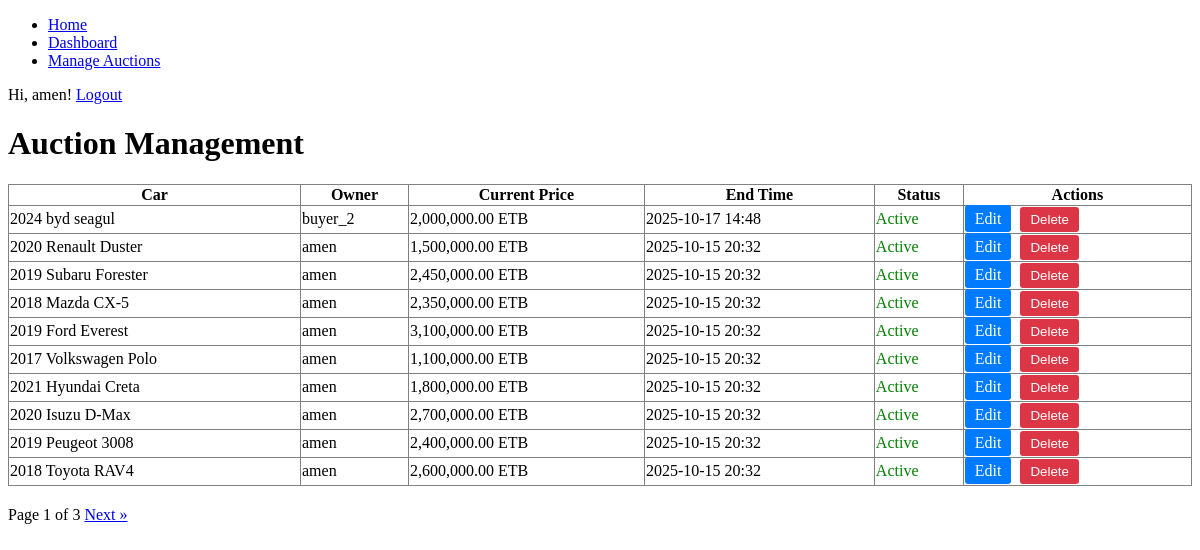
The app's page /auctions/ (signed in), older data.
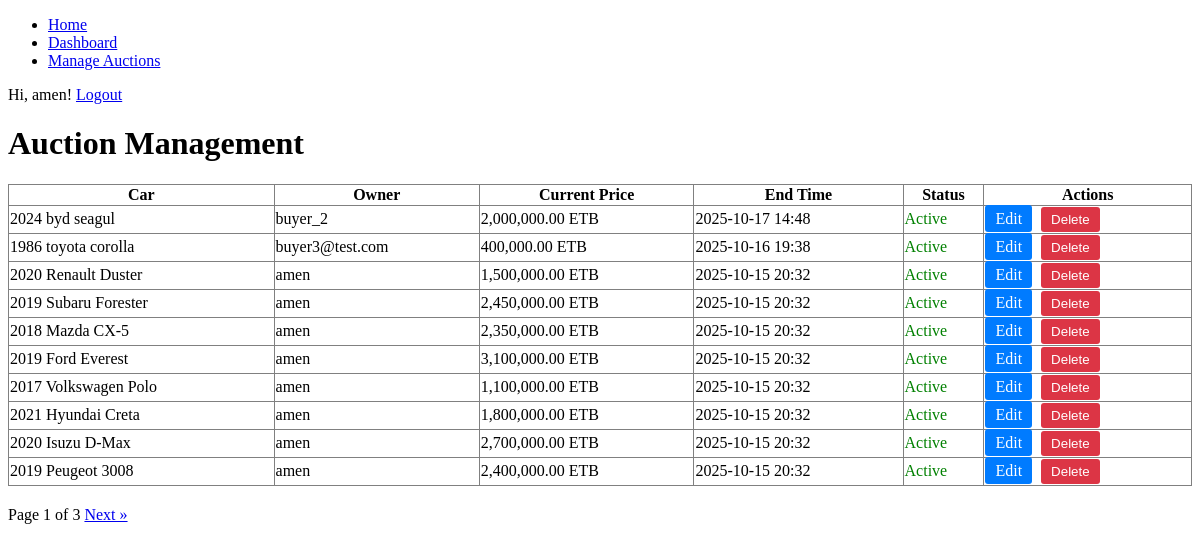
The same page, newer data.
### models/user.py (models this page shows, shortened)
class User(UserMixin, db.Model):
    id = db.Column(db.Integer, primary_key=True)
    username = db.Column(db.String(64), index=True, unique=True, nullable=False)
    email = db.Column(db.String(120), index=True, unique=True, nullable=False)
    phone_number = db.Column(db.String(20), nullable=True)
    password_hash = db.Column(db.String(128))
    is_admin = db.Column(db.Boolean, default=False)
    cars = db.relationship('Car', backref='owner', lazy='dynamic')
    bids = db.relationship('Bid', backref='bidder', lazy='dynamic')

### models/auction.py (models this page shows, shortened)
class Auction(db.Model):
    id = db.Column(db.Integer, primary_key=True)
    start_time = db.Column(db.DateTime, nullable=False, default=datetime.utcnow)
    end_time = db.Column(db.DateTime, nullable=False)
    start_price = db.Column(db.Float, nullable=False)
    current_price = db.Column(db.Float, nullable=False)
    car_id = db.Column(db.Integer, db.ForeignKey('car.id'), nullable=False, unique=True)
    winner_id = db.Column(db.Integer, db.ForeignKey('user.id'), nullable=True)
    bids = db.relationship('Bid', backref='auction', lazy='dynamic', cascade="all, delete-orphan")
    questions = db.relationship('Question', back_populates='auction', lazy='dynamic', cascade="all, delete-orphan")

### models/car.py (models this page shows, shortened)
class Car(db.Model):
    id = db.Column(db.Integer, primary_key=True)
    make = db.Column(db.String(64), nullable=False)
    model = db.Column(db.String(64), nullable=False)
    year = db.Column(db.Integer, nullable=False)
    description = db.Column(db.Text, nullable=True)
    owner_id = db.Column(db.Integer, db.ForeignKey('user.id'), nullable=False)
    service_history_url = db.Column(db.String(200), nullable=True)
    inspection_report_url = db.Column(db.String(200), nullable=True)
    is_approved = db.Column(db.Boolean, default=False, nullable=False)
    transmission = db.Column(db.String(50))
    drivetrain = db.Column(db.String(50))
    mileage = db.Column(db.Integer)
    fuel_type = db.Column(db.String(50))
    auction = db.relationship('Auction', backref='car', uselist=False) # One-to-one relationship with Auction
    images = db.relationship('CarImage', backref='car', lazy=True, cascade="all, delete-orphan") # One-to-many relationship with CarImage

### routes/auctions.py (the view)
@auctions_bp.route('/')
def list_auctions():
    page = request.args.get('page', 1, type=int)
    if current_user.is_authenticated and current_user.is_admin:
        auctions = Auction.query.join(Car).order_by(Auction.end_time.desc()).paginate(page=page, per_page=10)
        return render_template('auction_management.html', auctions=auctions, now=datetime.utcnow())
    else:
        return render_template('auction_list.html')

### templates/auction_management.html (shortened to what this page needs)
{% extends "base.html" %}
{% block content %}
    <h1>Auction Management</h1>
    <table border="1" style="width:100%; border-collapse: collapse;">
        <thead>
            <tr>
                <th>Car</th>
                <th>Owner</th>
                <th>Current Price</th>
                <th>End Time</th>
                <th>Status</th>
                <th>Actions</th>
            </tr>
        </thead>
        <tbody>
            {% for auction in auctions.items %}
            <tr>
                <td>{{ auction.car.year }} {{ auction.car.make }} {{ auction.car.model }}</td>
                <td>{{ auction.car.owner.username }}</td>
                <td>{{ '{:,.2f}'.format(auction.current_price) }} ETB</td>
                <td>{{ auction.end_time.strftime('%Y-%m-%d %H:%M') }}</td>
                <td>
                    {% if not auction.car.is_approved %}
                        <span style="color: orange; font-weight: bold;">Pending Approval</span>
                    {% elif auction.end_time > now %}
                        <span style="color: green;">Active</span>
                    {% else %}
                        <span style="color: red;">Expired</span>
                    {% endif %}
                </td>
                <td>
                    <a href="{{ url_for('admin.edit_auction', auction_id=auction.id) }}" style="text-decoration: none; background-color: #007bff; color: white; padding: 5px 10px; border-radius: 3px; margin-right: 5px;">Edit</a>
                    <form action="{{ url_for('admin.delete_auction', auction_id=auction.id) }}" method="post" style="display:inline;" onsubmit="return confirm('Are you sure you want to delete this auction and car? This cannot be undone.');">
                        <button type="submit" style="background-color: #dc3545; color: white; border: none; padding: 5px 10px; border-radius: 3px; cursor: pointer;">Delete</button>
                    </form>
                </td>
            </tr>
            {% endfor %}
        </tbody>
    </table>
    <div class="pagination" style="margin-top: 20px;">
        <span>Page {{ auctions.page }} of {{ auctions.pages }}</span>
        {% if auctions.has_next %}<a href="{{ url_for('auctions.list_auctions', page=auctions.next_num) }}">Next &raquo;</a>{% endif %}
    </div>
{% endblock %}

### templates/base.html (shortened to what this page needs)
<!DOCTYPE html>
<html lang="en">
<head>
    <link rel="stylesheet" href="{{ url_for('static', filename='css/style.css') }}">
</head>
<body>
    <nav>
        <ul>
            <li><a href="{{ url_for('main.home') }}">Home</a></li>
            {% if current_user.is_authenticated and current_user.is_admin %}
                <li><a href="{{ url_for('admin.dashboard') }}">Dashboard</a></li>
                <li><a href="{{ url_for('auctions.list_auctions') }}">Manage Auctions</a></li>
            {% elif current_user.is_authenticated %}
                <li><a href="{{ url_for('auctions.list_auctions') }}">All Auctions</a></li>
                <li><a href="{{ url_for('seller.dashboard') }}">Seller Dashboard</a></li>
            {% else %}
                <li><a href="{{ url_for('auctions.list_auctions') }}">All Auctions</a></li>
            {% endif %}
        </ul>
        <div class="nav-right">
            {% if current_user.is_authenticated %}
                <span>Hi, {{ current_user.username }}!</span>
                <a href="{{ url_for('auth.logout') }}" class="nav-button">Logout</a>
            {% else %}
                <a href="{{ url_for('auth.login') }}" class="nav-button">Login</a>
                <a href="{{ url_for('auth.register') }}" class="nav-button">Register</a>
            {% endif %}
        </div>
    </nav>
    <main>
        {% block content %}{% endblock %}
    </main>
</body>
</html>

Row changes from the older to the newer data that the page shows:
no longer on this page (row unchanged): Auction: car.year "2018", car.make "Toyota", car.model "RAV4", car.owner.username "amen", current_price "2,600,000.00", end_time "2025-10-15 20:32", shows "Active"
added Auction: car.year "1986", car.make "toyota", car.model "corolla", car.owner.username "buyer3@test.com", current_price "400,000.00", end_time "2025-10-16 19:38", shows "Active"
